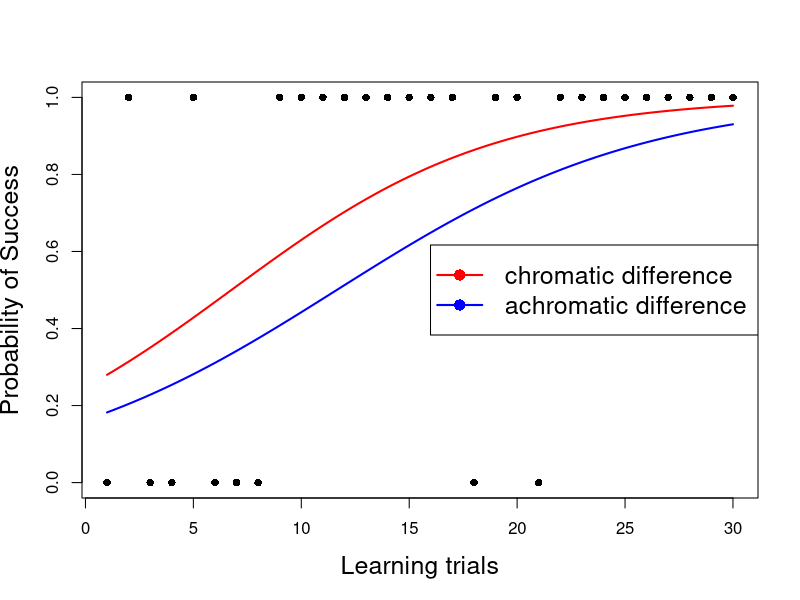

This figure's R source: (Note: this script raises an error after producing the figure.)
set.seed(1)  # Set a seed for reproducibility

# Define the number of trials
num_trials <- 30

# Generate the changing probabilities for each variable
prob_1 <- c(seq(0.5, 0.9,  length.out = 20), rep(0.9, 10))
prob_2 <- c(seq(0.5, 0.7, length.out = 20), rep(0.7, 10))

# Simulate the binary outcomes based on the probabilities
outcome_1 <- rbinom(num_trials, 1, prob_1)
outcome_2 <- rbinom(num_trials, 1, prob_2)

# Create a data frame with the outcomes and trial numbers
data <- data.frame(Trial = 1:num_trials, Outcome1 = outcome_1, Outcome2 = outcome_2)

model_1 <- glm(Outcome1 ~ Trial, data = data, family = binomial)
model_2 <- glm(Outcome2 ~ Trial, data = data, family = binomial)

# Generate the range of trial values for prediction
trial_range <- seq(1, num_trials, length.out = 100)

# Predict probabilities using the fitted models
pred_prob_1 <- predict(model_1, newdata = data.frame(Trial = trial_range), type = "response")
pred_prob_2 <- predict(model_2, newdata = data.frame(Trial = trial_range), type = "response")

# Plot the logistic regression curves
#png("exp1_training_results.png")

par(cex.lab = 1.5)
plot(data$Trial, data$Outcome1, type = "n", xlim = c(1, num_trials), ylim = c(0, 1), xlab = "Learning trials", ylab = "Probability of Success")
points(data$Trial, data$Outcome1, pch = 16)
lines(trial_range, pred_prob_1, col = "red", lwd = 2)
lines(trial_range, pred_prob_2, col = "blue", lwd = 2)
legend("right", legend = c("chromatic difference", "achromatic difference"),
       col = c("red", "blue"),
       lwd = 2, pch = 16, cex = 1.5)
dev.off()

elements2<- rnorm(10, mean = 0.8, sd = 0.05)
elements4<- rnorm(10, mean = 0.6, sd = 0.05)
png("exp1_test_results.png", width = 6, height = 6, units = "in", res = 300)
data.frame("proportion_correct_choices" = c(elements2, elements4), 
           "quality_of_difference" = c(rep("chromatic", length(elements2)),
                                    rep("achromatic", length(elements4)))) %>%
  ggplot(aes(x = quality_of_difference, y = proportion_correct_choices))+
  geom_boxplot()+
  theme_minimal()+
  theme(axis.title = element_text(size = 20), axis.text = element_text(size = 20))
dev.off()

# I asked gpt to tell me how to analyze the nocturnal bee vision data that depends 
# on both light level and frequency of the pattern

library(ggplot2)
library(dplyr)

# Generate example data
set.seed(123)
n <- 100  # Number of observations
x1 <- rnorm(n)  # First continuous variable
x2 <- rnorm(n)  # Second continuous variable
interact <- x1 * x2  # Interaction term
prob <- plogis(2 + 3*x1 + 2*x2 + 0.5*interact)  # Probability of success
y <- rbinom(n, 1, prob)  # Binary outcome variable

# Create a data frame
data <- data.frame(y, x1, x2, interact)

# Fit logistic regression model with interaction
model <- glm(y ~ x1 * x2, data = data, family = binomial)

# Print the model summary
summary(model)
# Plot the scatter plot of the data
ggplot(data, aes(x = x1, y = x2, color = as.factor(y))) +
  geom_point() +
  scale_color_manual(values = c("red", "blue")) +
  xlab("x1") +
  ylab("x2") +
  theme_minimal()

# Add decision boundary from logistic regression model
x1_seq <- seq(min(data$x1), max(data$x1), length.out = 100)
x2_seq <- seq(min(data$x2), max(data$x2), length.out = 100)
grid <- expand.grid(x1 = x1_seq, x2 = x2_seq)
grid$prob <- predict(model, newdata = grid, type = "response")

ggplot(data, aes(x = x1, y = x2, color = as.factor(y))) +
  geom_point() +
  scale_color_manual(values = c("red", "blue")) +
  geom_contour(data = grid, aes(x = x1, y = x2, z = prob, fill = ..level..),
               breaks = c(0.5, 0.9), alpha = 0.5) +
  scale_fill_gradient(low = "yellow", high = "black") +
  xlab("x1") +
  ylab("x2") +
  theme_minimal()
